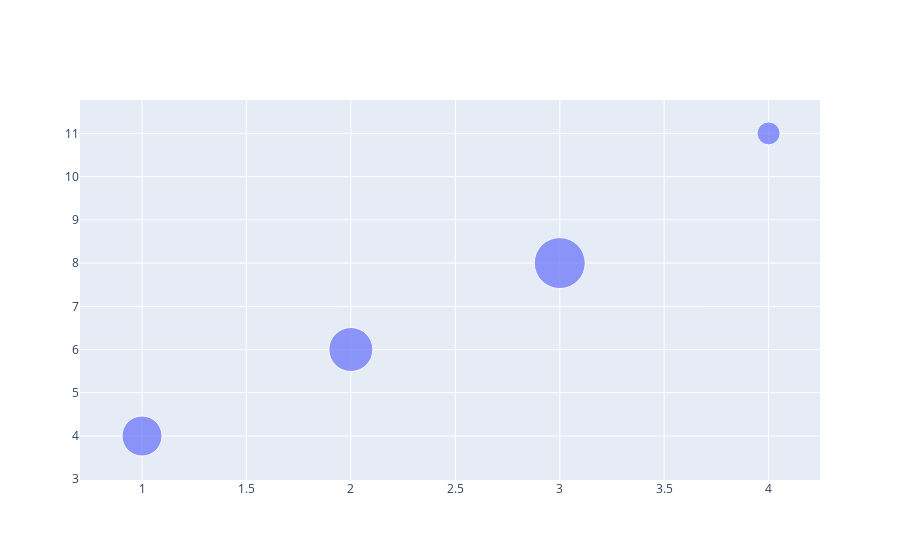

Notebook code for this chart:
### Code cell
fig=go.Figure(go.Scatter(x=x,y=y,mode="markers",marker_size=[40,44,51,23]))
fig.show()

### Figure 1 — Plotly figure (JSON) as saved in the notebook; plotly's stock layout.template omitted (floating-point values rounded to 4 significant figures)
{"data": [{"marker": {"size": [40, 44, 51, 23]}, "mode": "markers", "type": "scatter", "x": [1, 2, 3, 4], "y": [4, 6, 8, 11]}], "layout": {"autosize": true, "xaxis": {"autorange": true, "range": [0.7342, 4.227], "type": "linear"}, "yaxis": {"autorange": true, "range": [2.059, 12.33], "type": "linear"}}}
